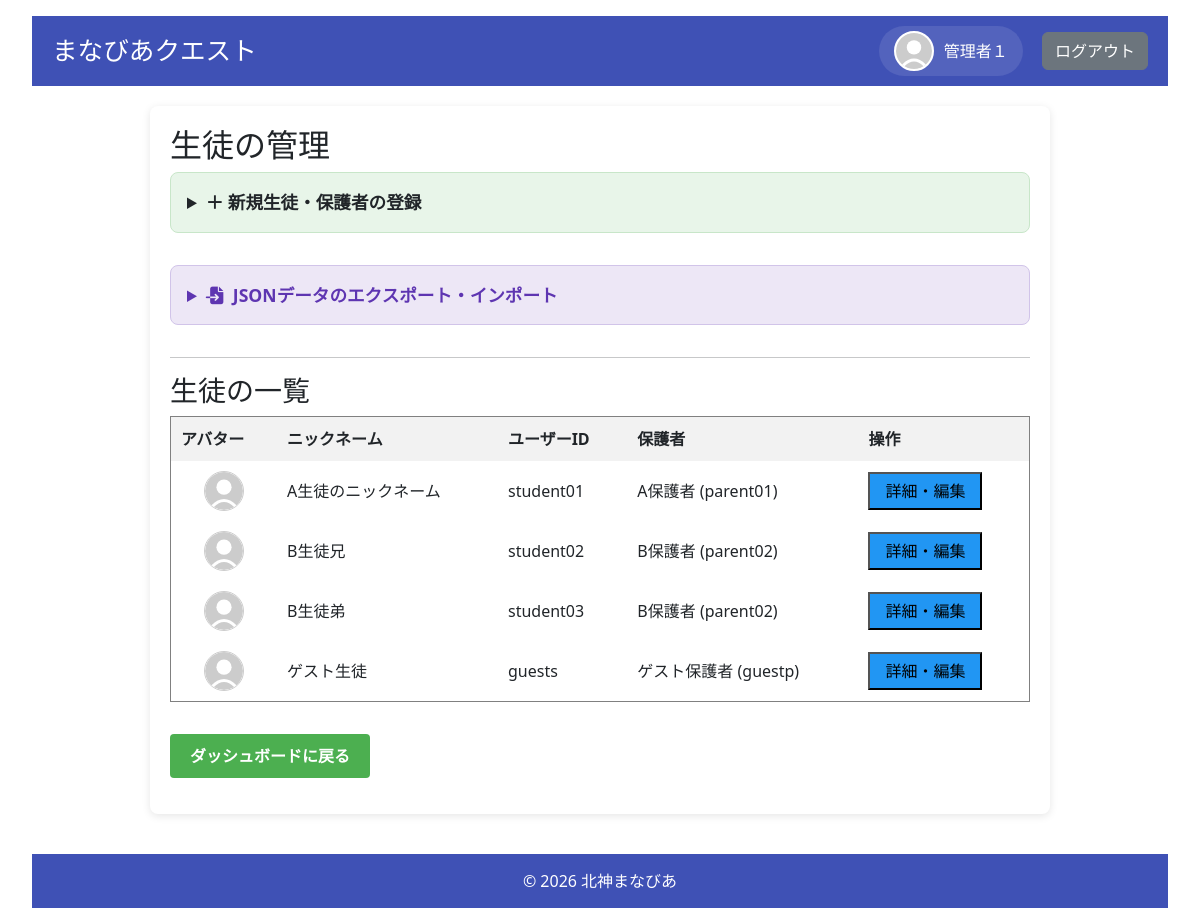
The page /admin/students (signed in) on the database as committed earlier.
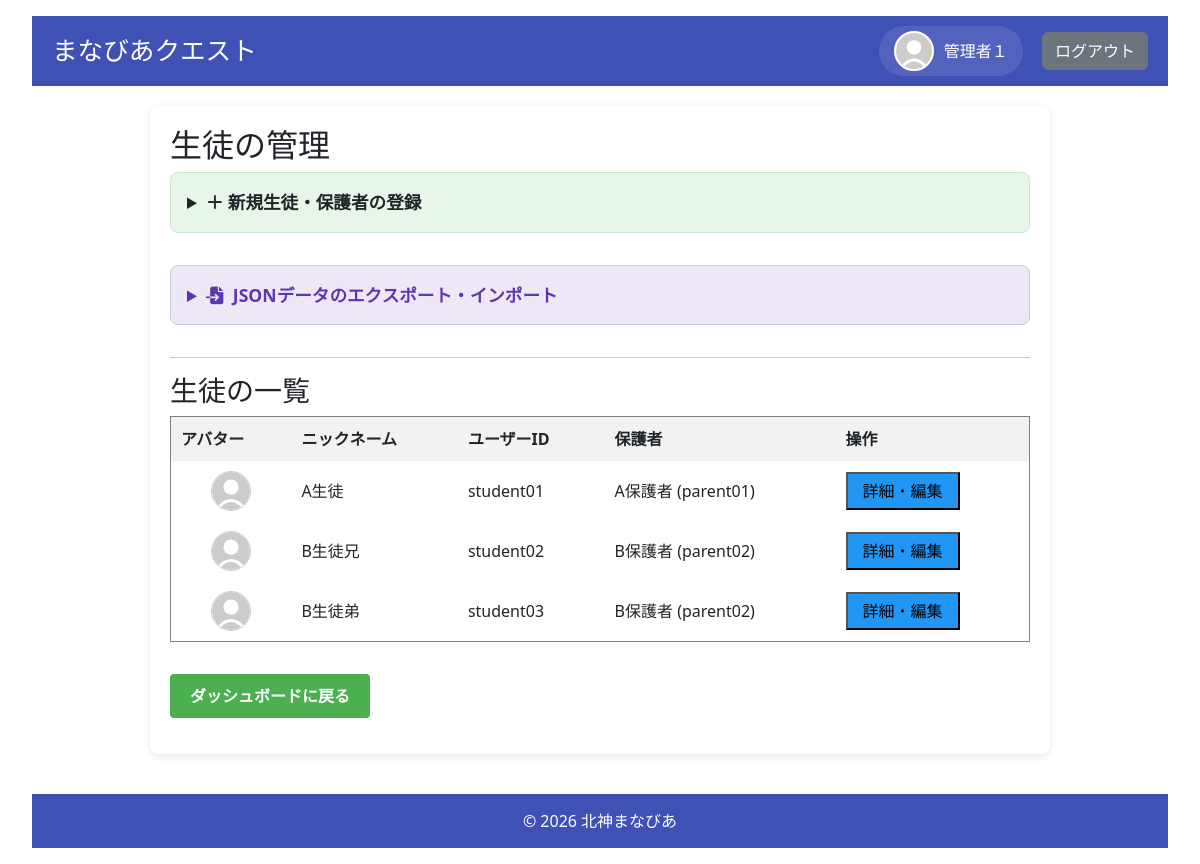
The same page on the database as committed later.
### models.py (models this page shows, shortened)
class User(UserMixin, db.Model):
    __tablename__ = 'users'
    id = db.Column(db.Integer, primary_key=True)
    username = db.Column(db.String(80), unique=True, nullable=False)
    password_hash = db.Column(db.String(128), nullable=False)
    role = db.Column(db.String(20), nullable=False)  # 'admin', 'student', 'parent'
    is_first_login = db.Column(db.Boolean, default=True, nullable=False)
    nickname = db.Column(db.String(80), nullable=True)
    avatar = db.Column(db.String(200), nullable=True)
    parent_id = db.Column(db.Integer, db.ForeignKey('users.id'), nullable=True)
    user_level = db.Column(db.Integer, default=1)
    medals = db.Column(db.Integer, default=0)
    user_title = db.Column(db.String(100), default='見習い')
    target_levels_json = db.Column(db.String(200), default='{"math": "Lv1", "english": "Lv1", "japanese": "Lv1"}')
    children = db.relationship('User', backref=db.backref('parent', remote_side=[id]), lazy='dynamic')
    attempt_logs = db.relationship('QuestAttemptLog', back_populates='user', cascade="all, delete-orphan")
    @property
    def display_name(self):
        return self.nickname if self.nickname else self.username
    @property
    def avatar_url(self):
        if self.avatar:
            return f"/static/images/avatars/{self.avatar}"
        return "/static/images/avatars/default.svg"

### app.py (the view)
@app.route('/admin/students')
def manage_students():
    if session.get('role') != 'admin' :
        return redirect(url_for('login'))
    users = safe_query_all(User.query.filter_by(role='student'))
    data = []
    for user in users:
        user_data = {
            'id': user.id,
            'username': user.username,
            'nickname': user.nickname,
            'progress': [],
            'medals': [],
            'parent': None
        }
        if user.parent:
            user_data['parent'] = {
                'id': user.parent.id,
                'username': user.parent.username,
                'nickname': user.parent.nickname
            }
        progress_records = safe_query_all(UserProgress.query.filter_by(user_id=user.id, status='cleared'))
        if not progress_records:
            user_data['progress'] = []
        else:
            quest_ids = list(set(p.quest_id for p in progress_records))
            quests = safe_query_all(Quest.query.filter(Quest.id.in_(quest_ids)))
            quest_map = {q.id: q for q in quests}
            from collections import defaultdict
            aggregated = defaultdict(int)
            for p in progress_records:
                quest = quest_map.get(p.quest_id)
                if quest:
                    key = (quest.title, quest.level)
                    aggregated[key] += 1
            processed_progress = []
            for (title, level), count in sorted(aggregated.items()):
                jp_title = SUBJECT_KEY_TO_JP.get(title, title)
                processed_progress.append({'title': jp_title, 'level': level, 'count': count})
            user_data['progress'] = processed_progress
        medal_counts = safe_query_all(db.session.query(
            QuestHistory.quest_id,
            QuestHistory.attempts
        ).filter_by(user_id=user.id))
        user_data['medals'] = [{'quest_id': m[0], 'count': m[1]} for m in medal_counts]
        data.append(user_data)
    all_parents = safe_query_all(User.query.filter_by(role='parent'))
    parent_list = [{'id': p.id, 'username': p.username, 'nickname': p.nickname} for p in all_parents]
    return render_template('manage_students.html', students=data, parents=parent_list)

### app.py (called while the page is built)
@app.context_processor
def inject_markdown_help():
    def get_markdown_help():
        try:
            filepath = os.path.join(basedir, 'Markdown_help.md')
            with open(filepath, 'r', encoding='utf-8') as f:
                return f.read()
        except Exception as e:
            app.logger.error(f"Error reading Markdown_help.md: {e}")
            return "ヘルプファイルを読み込めませんでした。"
    return dict(get_markdown_help=get_markdown_help)

def safe_get(model, ident, retries=5, delay=1.0):
    for i in range(retries):
        try:
            return db.session.get(model, ident)
        except OperationalError as e:
            if "disk I/O error" in str(e) or "database is locked" in str(e):
                app.logger.warning(f"Database get failed (attempt {i+1}/{retries}): {e}. Retrying in {delay}s...")
                time.sleep(delay)
                continue
            raise
    return db.session.get(model, ident)

@login_manager.user_loader
def load_user(user_id):
    return safe_get(User, int(user_id))

### templates/manage_students.html (shortened to what this page needs)
{% extends "base.html" %}
{% block content %}
<h2>生徒の管理</h2>
<details style="background: #e8f5e9; padding: 1rem; margin-bottom: 2rem; border-radius: 8px; border: 1px solid #c8e6c9;">
    <summary style="cursor: pointer; font-weight: bold; font-size: 1.1rem;">＋ 新規生徒・保護者の登録</summary>
</details>
<details style="background: #ede7f6; padding: 1rem; margin-bottom: 2rem; border-radius: 8px; border: 1px solid #d1c4e9;">
    <summary style="cursor: pointer; font-weight: bold; font-size: 1.1rem; color: #5e35b1;">
        <i class="fa-solid fa-file-import" style="margin-right: 5px;"></i> JSONデータのエクスポート・インポート
    </summary>
</details>
<hr>
<h3>生徒の一覧</h3>
<div style="overflow-x: auto; margin-bottom: 2rem;">
    <table border="1" cellpadding="10" style="width: 100%; border-collapse: collapse; background: white;">
        <thead style="background: #f2f2f2;">
            <tr>
                <th>アバター</th>
                <th>ニックネーム</th>
                <th>ユーザーID</th>
                <th>保護者</th>
                <th>操作</th>
            </tr>
        </thead>
        <tbody>
            {% for student in students %}
            <tr id="row_{{ student.id }}">
                <td style="text-align: center;">
                    <div style="width: 40px; height: 40px; border-radius: 50%; overflow: hidden; margin: 0 auto; border: 1px solid #ccc;">
                        <img src="{{ url_for('static', filename='images/avatars/' + (student.avatar if student.avatar else 'default.svg')) }}" style="width: 100%; height: 100%; object-fit: cover;">
                    </div>
                </td>
                <td>{{ student.nickname }}</td>
                <td>{{ student.username }}</td>
                <td>
                    {% if student.parent %}
                        {{ student.parent.nickname }} ({{ student.parent.username }})
                    {% else %}
                        <span style="color: #999;">未設定</span>
                    {% endif %}
                </td>
                <td>
                    <button type="button" onclick="showStudentDetail('{{ student.id }}')" style="padding: 5px 15px; background-color: #2196F3;">詳細・編集</button>
                </td>
            </tr>
            {% endfor %}
        </tbody>
    </table>
</div>
<p><a href="{{ url_for('dashboard_' + current_user.role) }}" class="button">ダッシュボードに戻る</a></p>
{% endblock %}

Rows that differ between the two databases and show on the page:
removed User: nickname "ゲスト生徒", username "guests", parent.nickname "ゲスト保護者", parent.username "guestp"
changed User "student01": nickname "A生徒のニックネーム" → "A生徒"
